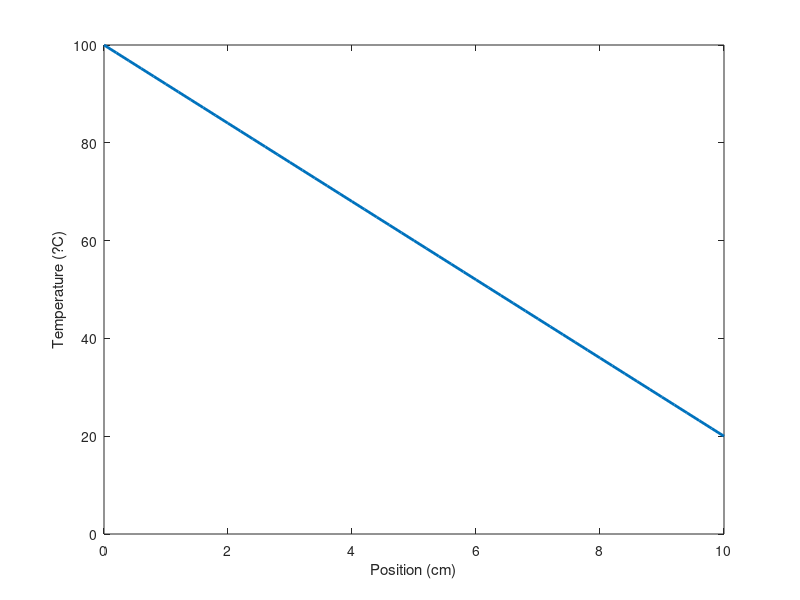

The MATLAB source for this figure: (Note: this script raises an error after producing the figure.)
% Example MATLAB script to solve the 1D heat equation using a finite
% difference discretisation

% The equation to solve is:

% d^2T/dx^2 = 0

% The numerical solution is obtained by solving the discretised form of
% this equation:

% T_i+1 - 2*T_i + T_i-1 = 0

% We will develop the solution for three cases:
% (1) constant boundary conditions
% (2) constant heat flux BC at one end and constant temperature BC at the other end.
% (3) convective heat flux BC at one end and constant temperature BC at the other end.


N = 50; % number of final cell (so N + 1 temperatures in total)
TL = 100; % ?C Constant temperature BC at hot end
TR = 20; % ?C constant temperature BC at cold end
qN = 5000; %W/m2 % heat flux at cold end
h = 10; % W /m2 /K heat transfer coefficient for convective BC
Te = 20;    % ?C ambient temperature for convective BC

k = 12; %W/m/K % thermal conductivity
L = 10; %cm % length of spoon in cm

%% simple implementation with constant temperature BCs
% this implementation solves for all N + 1 temperatures.

% Set up matrix to describe system of discretised equations
A = zeros(N+1,N+1);       % initialise A matrix with zeros
x = linspace(0,L,N+1);    % set up horizontal coordinates for each temperature

A(1,1) = 1;               % Set first row of A matrix for constant temperature BC
A(N+1,N+1) = 1;           % Set last row of A matrix for constant temperature BC

for iN = 2:N
    A(iN,iN-1:iN+1)=[1 -2 1]; % set values of A in each of the central rows
end

% Set up vector for RHS of system of discretised equations
b = zeros(N+1,1);       % set b
b(1)=TL;                % set constant temperature BC for hot end
b(N+1)=TR;              % set constant temperature BC for cold end

% Solve the equations
T = A\b;                

% Plot result
plot(x,T,'-','LineWidth', 2)        % set linewidth to ensure visible      
xlabel('Position (cm)');            % set horizontal axis label
ylabel('Temperature (?C)');         % set vertical axis label
axis([0 10 0 100]);                 % define axis limits
hold all;                           % ensure subsequent plots appear in same figure
%% simple implementation with a constant flux BC

% Set up matrix to describe system of discretised equations
A = zeros(N+1,N+1);     % initialise A matrix with zeros
x=linspace(0,L,N+1);    % set up horizontal coordinates

A(1,1) = 1;             % Set first row of A matrix
A(N+1,N:N+1) = [-1; 1];  % set final row of A matrix

for iN = 2:N
    A(iN,iN-1:iN+1)=[1 -2 1]; % set values of A in each of the central rows
end

% Set up vector for RHS of system of discretised equations
b = zeros(N+1,1);       
b(1)=TL;                        % set constant temperature BC for hot end
b(N+1)=-q/k*(x(2)-x(1))/100;    % set constant heat flux BC for cold end
                                % Note: factor of 100 is to convert Dx from cm to m

% Solve the equations
T = A\b;                

% Plot result
plot(x,T,'-','LineWidth', 2)               
xlabel('Position (cm)');     
ylabel('Temperature (?C)'); 
axis([0 10 0 100]);
%% simple implementation with a single convective flux BC

% Set up matrix to describe system of discretised equations
A = zeros(N+1,N+1);     % initialise A matrix with zeros
x=linspace(0,L,N+1);    % set up horizontal coordinates
Bi = h*(x(2)-x(1))/k;   % Biot number for grid.

A(1,1) = 1;             % Set first row of A matrix
A(N+1,N:N+1) = [1 -(1+Bi)];  % set final row of A matrix

for iN = 2:N
    A(iN,iN-1:iN+1)=[1 -2 1]; % set values of A in each of the central rows
end

% Set up vector for RHS of system of discretised equations
b = zeros(N+1,1);       
b(1)=TL;                        % set constant temperature BC for hot end
%b(N+1)=-q/k*(x(2)-x(1))/100;    % set constant heat flux BC for cold end
b(N+1)=-Bi*Te;    % set constant heat flux BC for cold end
                                % Note: factor of 100 is to convert Dx from cm to m

% Solve the equations
T = A\b;                

% Plot result
plot(x,T,'-','LineWidth', 2)               
xlabel('Position (cm)');     
ylabel('Temperature (?C)'); 
axis([0 10 0 100]);

% compare to analytical result:
U = (L/k + 1/h)^-1;
q = U*(TL-Te);
TL = q/h+Te

% alternatively, check the heat flux:
q_num = -k*(T(end) - T(end-1))/(x(end) - x(end - 1));


%% more efficient implementation
% 

% Set up matrix to describe system of discretised equations
A = zeros(N-1,N-1);     % initialise A matrix with zeros
                        % Note: only N-1 elements as we are going to build
                        % the constant temperature BCs into the b matrix
                        % to reduce the number of unknowns
x=linspace(0,L,N+1);    % set up horizontal coordinates

A(1,1:2) = [-2 +1];     % Set first row of A matrix
A(N-1,N-2:N-1) = [+1 -2];

for iN = 2:N-2;
    A(iN,iN-1:iN+1)=[1 -2 1]; % set values of A in each of the central rows
end

% Set up vector for RHS of system of discretised equations
b = zeros(N-1,1);       
b(1)=-T0;               % set constant temperature BC for hot end. 
                        % Note this is now set for the cell 1 so the BC 
                        % has changed, as has the corresponding row of A. 
b(N-1)=-TN;             % set constant temperature BC for cold end, as for hot end.

% Solve the equations
T = A\b;                

% Plot result
plot(x(2:end-1),T,'-','LineWidth', 2)   % Note we only have solutions for N-1 cells,
xlabel('Position (cm)');                % hence the changed coordinates of plot command
ylabel('Temperature (?C)');             
axis([0 10 0 100]);